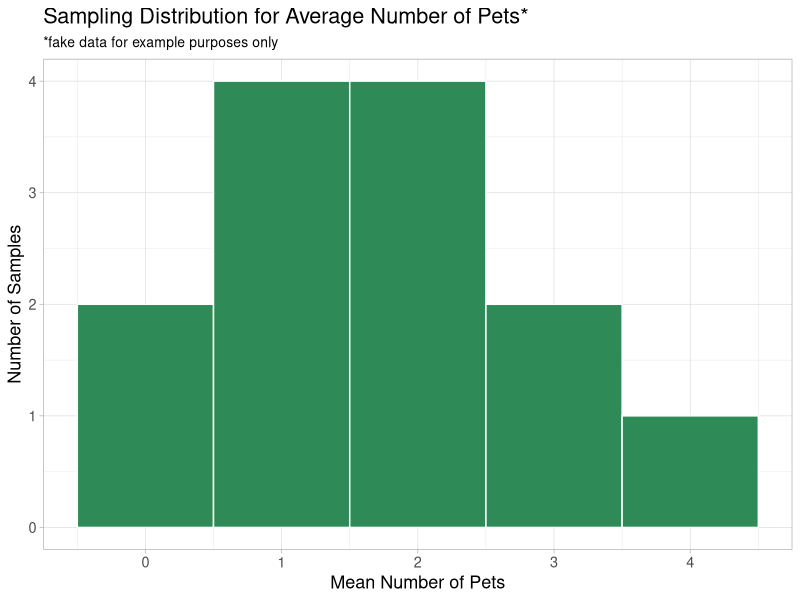

Recreate this plot in R.
## ---- chunk 1
#| echo: false
library(ggplot2)
pets <- data.frame(avg_pets = c(1.1, 2.2, 4, 2.9, 3.1, 1.7, 0.1, 1.2, 2.3, 0.6, 1.1, 0.2, 1.8))

ggplot(data = pets, aes(x = avg_pets)) + 
  geom_histogram(color = "white", fill = "seagreen", binwidth = 1) + 
  labs(title = "Sampling Distribution for Average Number of Pets*",
       x = "Mean Number of Pets", 
       y = "Number of Samples",
       subtitle = "*fake data for example purposes only") + 
  theme_light() + 
  theme(text = element_text(size = 13),
        plot.subtitle = element_text(size = 10))
